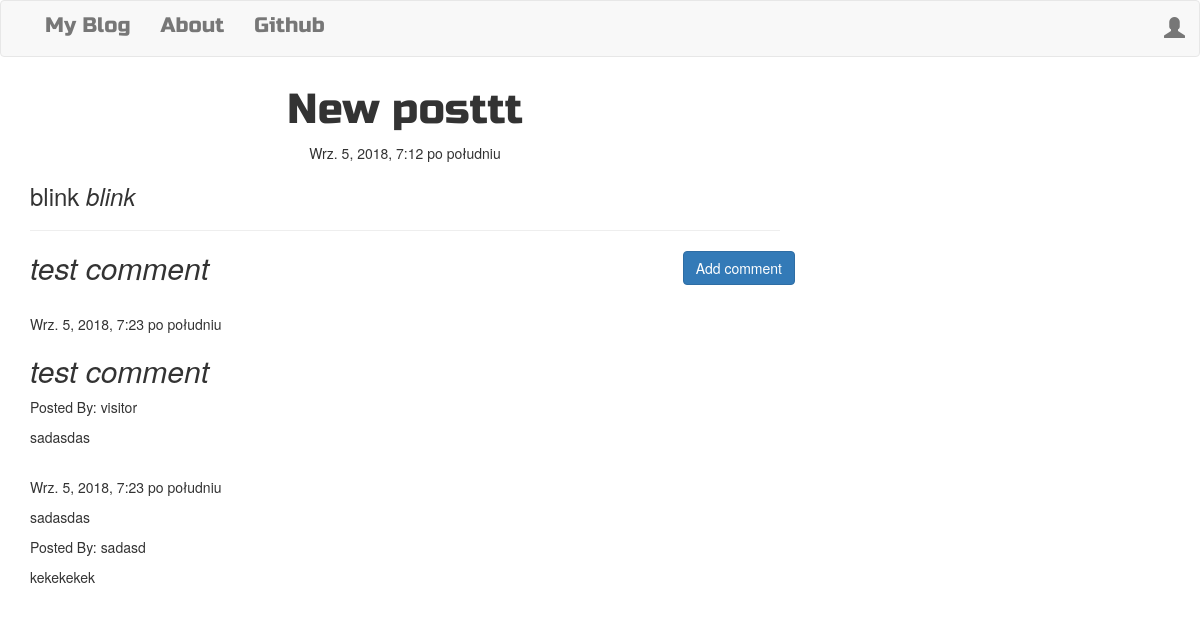
The page /post/5 on the database its author committed.
### blog_app/models.py (models this page shows, shortened)
class Post(models.Model):
    author = models.ForeignKey('auth.User')
    title = models.CharField(max_length=200)
    text = models.CharField(max_length=3000)
    created_date = models.DateTimeField(default=timezone.now)
    published_date = models.DateTimeField(blank=True, null=True)

class Comment(models.Model):
    post = models.ForeignKey('blog_app.Post', related_name='post_comments')
    author = models.CharField(max_length=200)
    text = models.CharField(max_length=3000)
    created_date = models.DateTimeField(default=timezone.now)
    approved_comment = models.BooleanField(default=False)

### blog_app/views.py (the view)
# urls.py: url(r'^post/(?P<pk>\d+)$', views.PostDetailView.as_view(), name='post_detail'),
class PostDetailView(DetailView):
    model = Post

### blog_app/templates/blog_app/post_detail.html (shortened to what this page needs)
{% extends "blog_app/base.html" %}
{% block content %}
<h1 class="posttitle loader">{{post.title}}</h1>
{% if post.published_date %}
    <div class="date postdate">
        {{post.published_date}}
    </div>
{% else %}
    <a class="btn btn-primary" href="{% url 'post_publish' pk=post.pk %}">Publish</a>
{% endif%}
<p class='postcontent'>{{post.text|safe|linebreaksbr}}</p>
<hr>
<a class='btn btn-primary btn-comment' href="{% url 'add_comment_to_post' pk=post.pk %}">Add comment</a>
<div class="content">
    {% for comment in post.post_comments.all %}
    <p>{{comment.text|safe|linebreaks}}</p>
    <br>
        {% if user.is_authenticated or comment.approved_comment %}
            {{comment.created_date}}
            <p>{{comment.text|safe|linebreaks}}</p>
            <p>Posted By: {{comment.author}}</p>
        {% endif %}
    {% empty %}
    <p>No comments</p>
{% endfor %}
</div>
{% endblock %}

### blog_app/static/css/blog.css (style rules this page uses)
.loader { filter:hue-rotate(0deg); color:linear-gradient(45deg,#0f8,#08f); animation:hue 10000ms infinite linear; }
.postdate { text-align: center; }
.posttitle { font-family: 'Russo One',sans-serif; font-size: 3em; text-align: center; }
.postcontent { font-family: 'Montserrat'; font-size: 1.5em; }
.btn-comment { position: absolute; right: 0px; }

### rows shown on the page
Post: title "New posttt", published_date "Wrz. 5, 2018, 7:12 po południu", text "blink blink"
Comment: text "test comment", created_date "Wrz. 5, 2018, 7:23 po południu", author "visitor"
Comment: text "sadasdas", created_date "Wrz. 5, 2018, 7:23 po południu", author "sadasd"
Comment: text "kekekekek"
